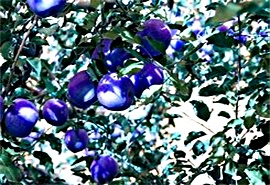
#> input picture Attachment/Attachment 1-Augmented/USM/5.jpg, 270 x 185 px, found by its file name
$ jupyter execute --allow-errors watershed.ipynb
#> lines starting #> are read from the running program, lines starting #| are printed output that depends on the picture; after the words box and inside, x2 and y2 are one past the last pixel; in counts of white or black regions, pixels touching at a corner belong together
[cell 1]
import numpy as np

# [79 lines left out: functions compute_distance_transform, find_local_minima, watershed, find_label_from_neighbors, not called in this run]

[cell 2]
import cv2
import matplotlib.pyplot as plt
img = cv2.imread("../Attachment/Attachment 1/1.jpg")
#> (the rest of this cell did not finish here and is left out)

[cell 3]
import cv2
import numpy as np

# Load the image
image = cv2.imread("../Attachment/Attachment 1/1.jpg")

# Convert to HSV (Hue, Saturation, Value) color space for easier color segmentation
#> (the rest of this cell did not finish here and is left out)

[cell 4]
import cv2
import numpy as np

def segment_color(image, lower, upper):
    mask = cv2.inRange(image, lower, upper)
    return mask

def extract_apples(image_path):
    # Load the image
    image = cv2.imread(image_path)
    hsv_image = cv2.cvtColor(image, cv2.COLOR_BGR2HSV)

    # Define color ranges for red, green, and yellow apples
    # Note: These ranges might need adjustment
    lower_red = np.array([0, 120, 70])
    upper_red = np.array([10, 255, 255])
    lower_green = np.array([25, 52, 72])
    upper_green = np.array([102, 255, 255])
    lower_yellow = np.array([22, 93, 0])
    upper_yellow = np.array([45, 255, 255])

    # Segment apples based on color
    red_apples = segment_color(hsv_image, lower_red, upper_red)
    green_apples = segment_color(hsv_image, lower_green, upper_green)
    yellow_apples = segment_color(hsv_image, lower_yellow, upper_yellow)

    # Combine masks
    combined_mask = cv2.bitwise_or(red_apples, green_apples)
    combined_mask = cv2.bitwise_or(combined_mask, yellow_apples)

    # Morphological operations to clean up the mask
    kernel = np.ones((5, 5), np.uint8)
    combined_mask = cv2.morphologyEx(combined_mask, cv2.MORPH_CLOSE, kernel)
    combined_mask = cv2.morphologyEx(combined_mask, cv2.MORPH_OPEN, kernel)

    # Detect contours
    contours, _ = cv2.findContours(combined_mask, cv2.RETR_TREE, cv2.CHAIN_APPROX_SIMPLE)

    # Create an output image with a white background
    output_image = np.ones_like(image) * 255

    # Draw the apples on the output image
    for contour in contours:
        x, y, w, h = cv2.boundingRect(contour)
        output_image[y:y+h, x:x+w] = image[y:y+h, x:x+w]

    return output_image

# Example usage
#> (the rest of this cell did not finish here and is left out)

[cell 5]
import numpy as np
from collections import deque

# Implementation of:
# Pierre Soille, Luc M. Vincent, "Determining watersheds in digital pictures via
# flooding simulations", Proc. SPIE 1360, Visual Communications and Image Processing
# '90: Fifth in a Series, (1 September 1990); doi: 10.1117/12.24211;
# http://dx.doi.org/10.1117/12.24211
class Watershed(object):
   MASK = -2
   WSHD = 0
   INIT = -1
   INQE = -3

   def __init__(self, levels = 256):
      self.levels = levels

   # Neighbour (coordinates of) pixels, including the given pixel.
   # [96 lines left out: functions _get_neighbors, apply, not called in this run]

#> (the rest of this cell did not finish here and is left out)

[cell 6]
import numpy as np
import matplotlib.pyplot as plt
from scipy import ndimage as ndi

from skimage.segmentation import watershed
from skimage.feature import peak_local_max


# Generate an initial image with two overlapping circles
x, y = np.indices((80, 80))
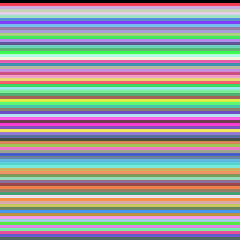
#> x: shape (80, 80) int64 (shown 3 times larger); 80 distinct labels, from 0 to 79; one colour per label, 0 black
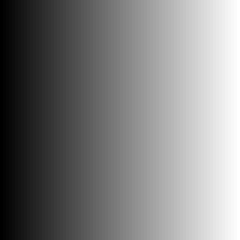
#> y: shape (80, 80) int64 (shown 3 times larger); min 0, max 79, mean 39.5; drawn with min black and max white
x1, y1, x2, y2 = 28, 28, 44, 52
r1, r2 = 16, 20
mask_circle1 = (x - x1)**2 + (y - y1)**2 < r1**2
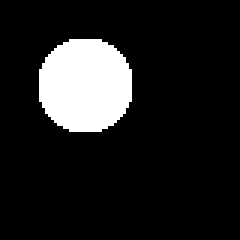
#> mask_circle1: shape (80, 80) bool (shown 3 times larger); 12.4% white; 1 white region, box (x1, y1, x2, y2) and area: (13, 13, 44, 44) 793
mask_circle2 = (x - x2)**2 + (y - y2)**2 < r2**2
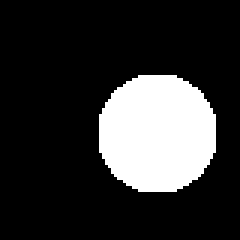
#> mask_circle2: shape (80, 80) bool (shown 3 times larger); 19.5% white; 1 white region, box (x1, y1, x2, y2) and area: (33, 25, 72, 64) 1245
image = np.logical_or(mask_circle1, mask_circle2)
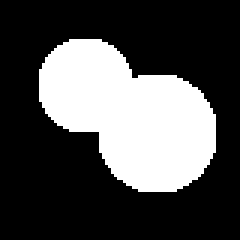
#> image: shape (80, 80) bool (shown 3 times larger); 30.3% white; 1 white region, box (x1, y1, x2, y2) and area: (13, 13, 72, 64) 1938

# Now we want to separate the two objects in image
# Generate the markers as local maxima of the distance to the background
distance = ndi.distance_transform_edt(image)
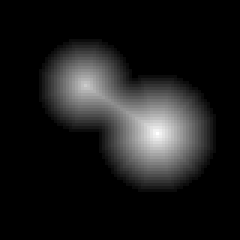
#> distance: shape (80, 80) float64 (shown 3 times larger); min 0, max 20, mean 2.1; drawn with min black and max white
coords = peak_local_max(distance, footprint=np.ones((3, 3)), labels=image)
#> coords = [[44, 52], [28, 28]]
mask = np.zeros(distance.shape, dtype=bool)
mask[tuple(coords.T)] = True
markers, _ = ndi.label(mask)
labels = watershed(-distance, markers, mask=image)
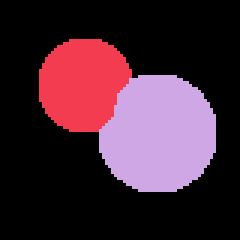
#> labels: shape (80, 80) int32 (shown 3 times larger); 3 distinct labels, from 0 to 2; one colour per label, 0 black

fig, axes = plt.subplots(ncols=3, figsize=(9, 3), sharex=True, sharey=True)
ax = axes.ravel()

image = Image.open("../Attachment/Attachment 1/5.jpg")
#> image is the input picture: PIL image 270x185 RGB; mean R, G, B 89.3, 109.6, 121.5
ax[0].imshow(image, cmap=plt.cm.gray)
ax[0].set_title('Overlapping objects')
ax[1].imshow(-distance, cmap=plt.cm.gray)
ax[1].set_title('Distances')
ax[2].imshow(labels, cmap=plt.cm.nipy_spectral)
ax[2].set_title('Separated objects')

for a in ax:
    a.set_axis_off()

fig.tight_layout()
plt.show()
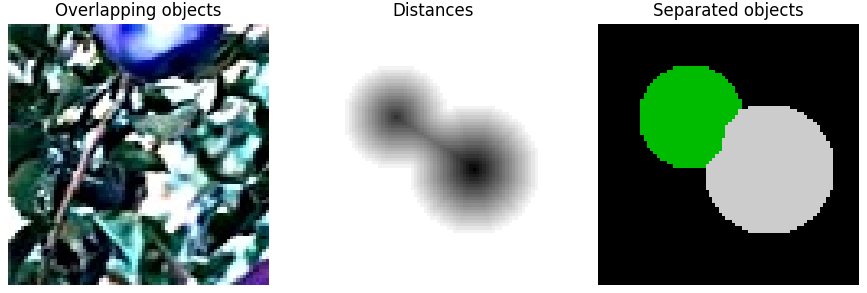
#> figure drawn by matplotlib, 3 panels

$ run again, with Attachment/Attachment 1-Augmented/USM/102.jpg copied over Attachment/Attachment 1-Augmented/USM/5.jpg
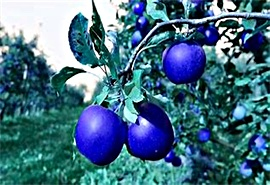
#> input picture Attachment/Attachment 1-Augmented/USM/102.jpg, 270 x 185 px, found by its file name
#> x: shape (80, 80) int64; 80 distinct labels, from 0 to 79
#> mask_circle1: shape (80, 80) bool; 12.4% white; 1 white region, box (x1, y1, x2, y2) and area: (13, 13, 44, 44) 793
#> mask_circle2: shape (80, 80) bool; 19.5% white; 1 white region, box (x1, y1, x2, y2) and area: (33, 25, 72, 64) 1245
#> image: shape (80, 80) bool; 30.3% white; 1 white region, box (x1, y1, x2, y2) and area: (13, 13, 72, 64) 1938
#> coords = [[44, 52], [28, 28]]
#> labels: shape (80, 80) int32; 3 distinct labels, from 0 to 2
#> image is the input picture: PIL image 270x185 RGB; mean R, G, B 69.2, 109.5, 131
#> `plt.show()`:
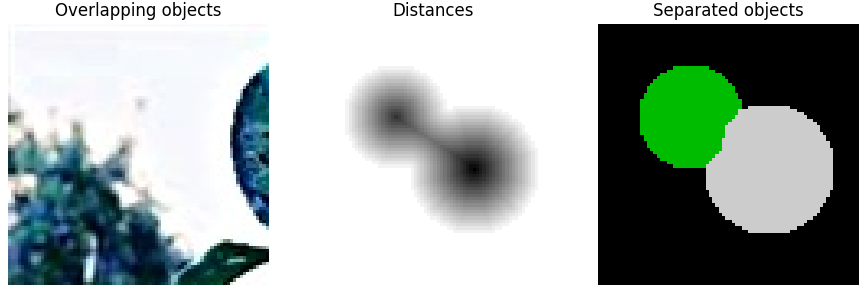
#> figure drawn by matplotlib, 3 panels

$ run again, with Attachment/Attachment 1-Augmented/USM/107.jpg copied over Attachment/Attachment 1-Augmented/USM/5.jpg
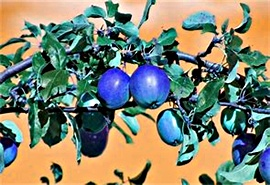
#> input picture Attachment/Attachment 1-Augmented/USM/107.jpg, 270 x 185 px, found by its file name
#> x: shape (80, 80) int64; 80 distinct labels, from 0 to 79
#> mask_circle1: shape (80, 80) bool; 12.4% white; 1 white region, box (x1, y1, x2, y2) and area: (13, 13, 44, 44) 793
#> mask_circle2: shape (80, 80) bool; 19.5% white; 1 white region, box (x1, y1, x2, y2) and area: (33, 25, 72, 64) 1245
#> image: shape (80, 80) bool; 30.3% white; 1 white region, box (x1, y1, x2, y2) and area: (13, 13, 72, 64) 1938
#> coords = [[44, 52], [28, 28]]
#> labels: shape (80, 80) int32; 3 distinct labels, from 0 to 2
#> image is the input picture: PIL image 270x185 RGB; mean R, G, B 129.2, 132, 113.1
#> `plt.show()`:
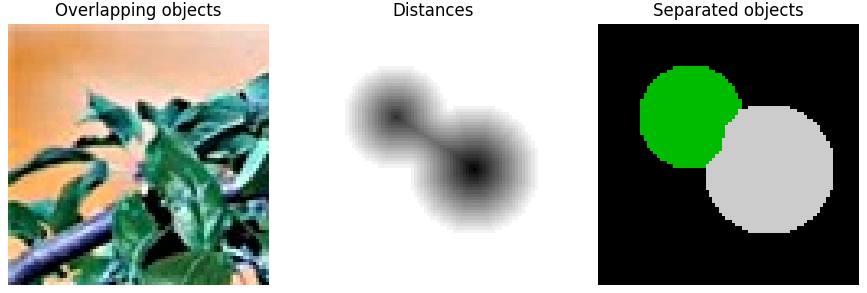
#> figure drawn by matplotlib, 3 panels

$ run again, with Attachment/Attachment 1-Augmented/USM/108.jpg copied over Attachment/Attachment 1-Augmented/USM/5.jpg
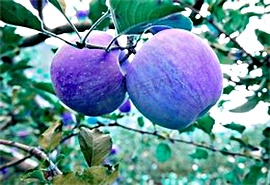
#> input picture Attachment/Attachment 1-Augmented/USM/108.jpg, 270 x 185 px, found by its file name
#> x: shape (80, 80) int64; 80 distinct labels, from 0 to 79
#> mask_circle1: shape (80, 80) bool; 12.4% white; 1 white region, box (x1, y1, x2, y2) and area: (13, 13, 44, 44) 793
#> mask_circle2: shape (80, 80) bool; 19.5% white; 1 white region, box (x1, y1, x2, y2) and area: (33, 25, 72, 64) 1245
#> image: shape (80, 80) bool; 30.3% white; 1 white region, box (x1, y1, x2, y2) and area: (13, 13, 72, 64) 1938
#> coords = [[44, 52], [28, 28]]
#> labels: shape (80, 80) int32; 3 distinct labels, from 0 to 2
#> image is the input picture: PIL image 270x185 RGB; mean R, G, B 104.1, 142, 154.6
#> `plt.show()`:
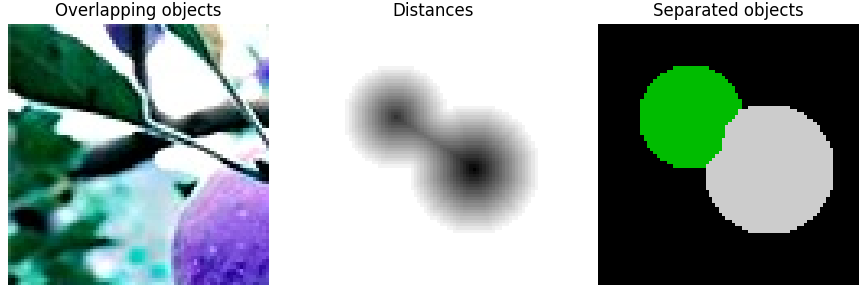
#> figure drawn by matplotlib, 3 panels
